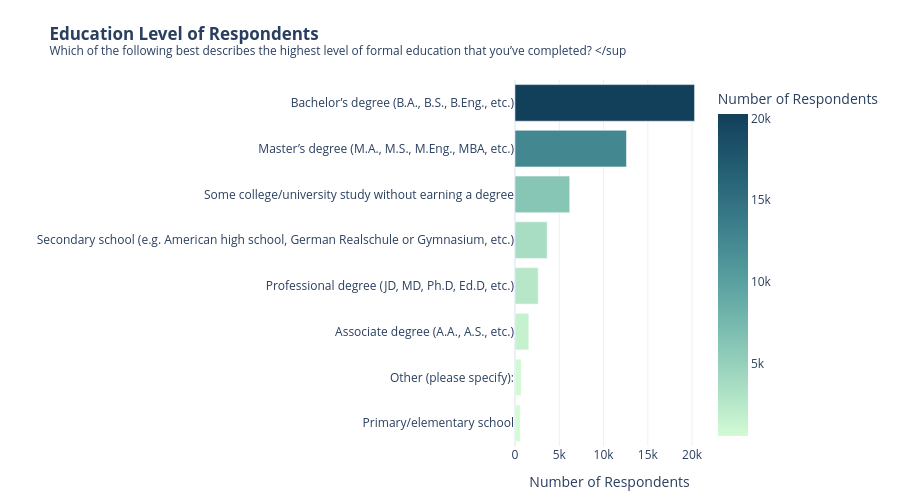

The cell this chart's notebook holds for it:
### Code cell
import plotly.express as px

ed_counts = survey_df['EdLevel'].value_counts().reset_index()
ed_counts.columns= ['Education Level' , 'Count']

fig = px.bar(ed_counts,
             y='Education Level',
             x= 'Count',
             orientation='h',
             title=f"<b> Education Level of Respondents </b> <br> <sup>{question_series['EdLevel']}</sup",
             labels={'Count': 'Number of Respondents', 'Education Level': ''},
             color='Count',
             color_continuous_scale='darkmint',
             template='plotly_white'
             
             )


fig.update_layout(
    yaxis={'categoryorder' : 'total ascending'},
    showlegend=False,
    margin=dict(l=50 , r=50 ,t=80,b=50),
    height=500
    
     
)

fig.show()

### Figure 1 — Plotly figure (JSON) as saved in the notebook; plotly's stock layout.template omitted (floating-point values rounded to 4 significant figures)
{"data": [{"hovertemplate": "Number of Respondents=%{marker.color}<br>=%{y}<extra></extra>", "legendgroup": "", "marker": {"color": [20278, 12589, 6182, 3631, 2624, 1562, 701, 582], "coloraxis": "coloraxis", "pattern": {"shape": ""}}, "name": "", "orientation": "h", "showlegend": false, "textposition": "auto", "type": "bar", "x": [20278, 12589, 6182, 3631, 2624, 1562, 701, 582], "xaxis": "x", "y": ["Bachelor’s degree (B.A., B.S., B.Eng., etc.)", "Master’s degree (M.A., M.S., M.Eng., MBA, etc.)", "Some college/university study without earning a degree", "Secondary school (e.g. American high school, German Realschule or Gymnasium, etc.)", "Professional degree (JD, MD, Ph.D, Ed.D, etc.)", "Associate degree (A.A., A.S., etc.)", "Other (please specify):", "Primary/elementary school"], "yaxis": "y"}], "layout": {"barmode": "relative", "coloraxis": {"autocolorscale": false, "colorbar": {"title": {"text": "Number of Respondents"}}, "colorscale": [[0, "rgb(210, 251, 212)"], [0.1667, "rgb(165, 219, 194)"], [0.3333, "rgb(123, 188, 176)"], [0.5, "rgb(85, 156, 158)"], [0.6667, "rgb(58, 124, 137)"], [0.8333, "rgb(35, 93, 114)"], [1, "rgb(18, 63, 90)"]]}, "height": 500, "legend": {"tracegroupgap": 0}, "margin": {"b": 50, "l": 50, "r": 50, "t": 80}, "showlegend": false, "title": {"text": "<b> Education Level of Respondents </b> <br> <sup>Which of the following best describes the highest level of formal education that you’ve completed? </sup"}, "xaxis": {"anchor": "y", "domain": [0, 1], "title": {"text": "Number of Respondents"}}, "yaxis": {"anchor": "x", "categoryorder": "total ascending", "domain": [0, 1], "title": {"text": ""}}}}
